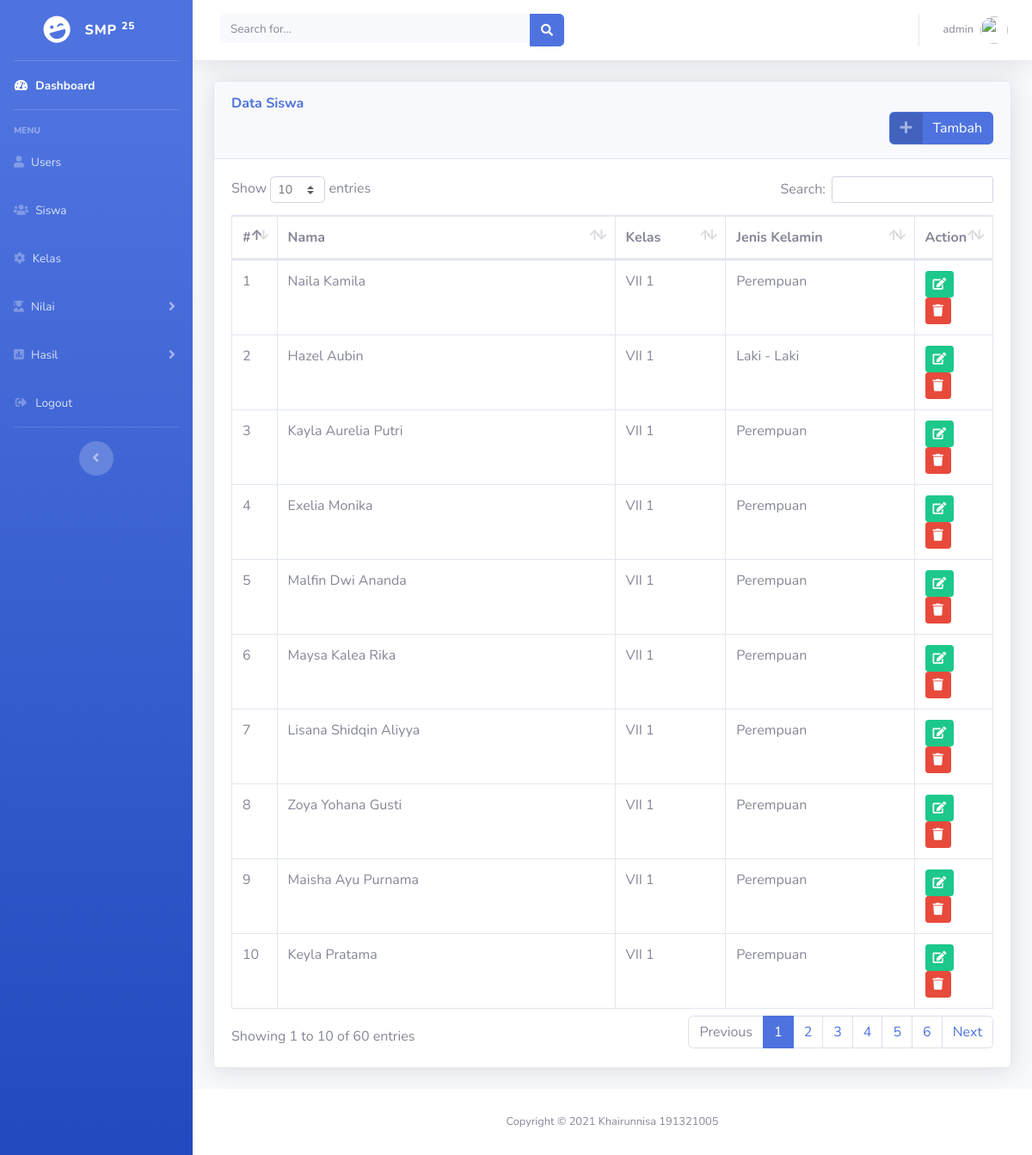
Page /index.php?p=module/siswa/index (signed in) on the committed database.
### tables this page shows
CREATE TABLE `tb_siswa` (
  `siswa_id` int(11) NOT NULL,
  `siswa_nama` varchar(50) NOT NULL,
  `kelas_id` int(11) NOT NULL,
  `siswa_jk` enum('Laki - Laki','Perempuan') NOT NULL
);

CREATE TABLE `ms_kelas` (
  `kelas_id` int(11) NOT NULL,
  `kelas_nama` varchar(20) NOT NULL,
  `kelas_jumlah` int(11) NOT NULL,
  `kelas_status` varchar(40) NOT NULL
);

### module/siswa/index.php (the view, shortened to what this page needs)
<div class="card shadow mb-4">
    <div class="card-header py-3">
        <h6 class="m-0 font-weight-bold text-primary">Data Siswa</h6>
        <button class="btn btn-primary btn-icon-split" type="button" data-toggle="modal" data-target="#staticBackdrop" style="float: right;">
            <span class="icon text-white-50">
                <i class="fas fa-plus"></i>
            </span>
            <span class="text">Tambah</span>
        </button>
    </div>
    <div class="card-body">
        <div class="table-responsive">
            <table class="table table-bordered" id="dataTable" width="100%" cellspacing="0">
                <thead>
                    <tr>
                        <th>#</th>
                        <th>Nama</th>
                        <th>Kelas</th>
                        <th>Jenis Kelamin</th>
                        <th>Action</th>
                    </tr>
                </thead>
                <tbody>
                    <?php
                    $ambil = $koneksi->query("SELECT * FROM tb_siswa a JOIN ms_kelas b ON a.kelas_id = b.kelas_id");
                    foreach ($ambil as $no => $row) :
                    ?>
                        <tr>
                            <td style="width: 5%;"><?= $no + 1 ?></td>
                            <td><?= $row['siswa_nama'] ?></td>
                            <td><?= $row['kelas_nama'] ?></td>
                            <td><?= $row['siswa_jk'] ?></td>
                            <td style="width: 10%;">
                                <div class="form-button-action">
                                    <a href="#" class="btn btn-success btn-sm" type="button" data-toggle="modal" data-target="#edit<?= $row['siswa_id'] ?>">
                                        <i class="fa fa-edit"></i>
                                    </a>
                                    <a class="btn btn-danger btn-sm" href="?p=module/siswa/delete&id=<?= $row['siswa_id'] ?>" onclick="return konfirmasi()">
                                        <i class="fa fa-trash"></i>
                                    </a>
                                </div>
                            </td>
                        </tr>
                    <?php endforeach ?>
                </tbody>
            </table>
        </div>
    </div>
</div>

### template/header.php (shortened to what this page needs)
<!DOCTYPE html>
<html lang="en">
<head>
  <link href="assets/vendor/fontawesome-free/css/all.min.css" rel="stylesheet" type="text/css">
  <link href="assets/css/sb-admin-2.min.css" rel="stylesheet">
  <link rel="stylesheet" href="assets/vendor/select2/css/select2-bootstrap4.min.css">
  <link href="assets/vendor/select2/css/select2.min.css" rel="stylesheet">
  <link href="assets/vendor/datatables/dataTables.bootstrap4.min.css" rel="stylesheet">
  <link href="assets/css/toastr.css" rel="stylesheet" />
</head>

### template/sidebar.php (shortened to what this page needs)
<body id="page-top">
    <div id="wrapper">
        <ul class="navbar-nav bg-gradient-primary sidebar sidebar-dark accordion" id="accordionSidebar">
            <a class="sidebar-brand d-flex align-items-center justify-content-center" href="index.html">
                <div class="sidebar-brand-icon rotate-n-15">
                    <i class="fas fa-laugh-wink"></i>
                </div>
                <div class="sidebar-brand-text mx-3">SMP <sup>25</sup></div>
            </a>
            <hr class="sidebar-divider my-0">
            <li class="nav-item active">
                <a class="nav-link" href="index.php">
                    <i class="fas fa-fw fa-tachometer-alt"></i>
                    <span>Dashboard</span></a>
            </li>
            <hr class="sidebar-divider">
            <div class="sidebar-heading">
                Menu
            </div>
            <li class="nav-item">
                <a class="nav-link" href="?p=module/user/index">
                    <i class="fas fa-user"></i>
                    <span>Users</span>
                </a>
            </li>
            <li class="nav-item">
                <a class="nav-link" href="?p=module/siswa/index">
                    <i class="fas fa-users"></i>
                    <span>Siswa</span>
                </a>
            </li>
            <li class="nav-item">
                <a class="nav-link" href="?p=module/master/kelas/index">
                    <i class="fas fa-cog"></i>
                    <span>Kelas</span>
                </a>
            </li>
            <li class="nav-item">
                <a class="nav-link collapsed" href="#" data-toggle="collapse" data-target="#nilai" aria-expanded="true" aria-controls="nilai">
                    <i class="fas fa-user-graduate"></i>
                    <span>Nilai</span>
                </a>
            </li>
            <li class="nav-item">
                <a class="nav-link collapsed" href="#" data-toggle="collapse" data-target="#laporan" aria-expanded="true" aria-controls="laporan">
                    <i class="fas fa-poll"></i>
                    <span>Hasil</span>
                </a>
            </li>
            <li class="nav-item">
                <a class="nav-link" href="logout.php">
                    <i class="fas fa-fw fa-sign-out-alt"></i>
                    <span>Logout</span>
                </a>
            </li>
            <hr class="sidebar-divider d-none d-md-block">
            <div class="text-center d-none d-md-inline">
                <button class="rounded-circle border-0" id="sidebarToggle"></button>
            </div>
        </ul>

### template/navbar.php (shortened to what this page needs)
<div id="content-wrapper" class="d-flex flex-column">
    <div id="content">
        <nav class="navbar navbar-expand navbar-light bg-white topbar mb-4 static-top shadow">
            <form class="d-none d-sm-inline-block form-inline mr-auto ml-md-3 my-2 my-md-0 mw-100 navbar-search">
                <div class="input-group">
                    <input type="text" class="form-control bg-light border-0 small" placeholder="Search for..." aria-label="Search" aria-describedby="basic-addon2">
                    <div class="input-group-append">
                        <button class="btn btn-primary" type="button">
                            <i class="fas fa-search fa-sm"></i>
                        </button>
                    </div>
                </div>
            </form>
            <ul class="navbar-nav ml-auto">
                <li class="nav-item dropdown no-arrow">
                    <a class="nav-link dropdown-toggle" href="#" id="userDropdown" role="button" data-toggle="dropdown" aria-haspopup="true" aria-expanded="false">
                        <span class="mr-2 d-none d-lg-inline text-gray-600 small"><?= $_SESSION['login']['user_fullname'] ?></span>
                        <img class="img-profile rounded-circle" src="https://source.unsplash.com/QAB-WJcbgJk/60x60">
                    </a>
                </li>
            </ul>
        </nav>

### index.php (shortened to what this page needs)
<?php include 'template/header.php'; ?>
<?php include 'template/sidebar.php'; ?>
<?php include 'template/navbar.php'; ?>
<div class="container-fluid">
    <?php include 'content.php'; ?>
</div>
</div>
<?php include 'template/footer.php'; ?>

### content.php
<?php
if (!empty($_GET["p"])) {
    include_once($_GET["p"] . ".php");
} else {
    include "main.php";
}

### template/footer.php (shortened to what this page needs)
<?php
$date = date('Y');
?>
<footer class="sticky-footer bg-white">
    <div class="container my-auto">
        <div class="copyright text-center my-auto">
            <span>Copyright &copy; <?= $date ?> Khairunnisa 191321005</span>
        </div>
    </div>
</footer>
</div>
</div>

### rows in the picture
tb_siswa: siswa_nama "Naila Kamila", kelas.kelas_nama "VII 1", siswa_jk "Perempuan"
tb_siswa: siswa_nama "Hazel Aubin", kelas.kelas_nama "VII 1", siswa_jk "Laki - Laki"
tb_siswa: siswa_nama "Kayla Aurelia Putri", kelas.kelas_nama "VII 1", siswa_jk "Perempuan"
tb_siswa: siswa_nama "Exelia Monika", kelas.kelas_nama "VII 1", siswa_jk "Perempuan"
tb_siswa: siswa_nama "Malfin Dwi Ananda", kelas.kelas_nama "VII 1", siswa_jk "Perempuan"
tb_siswa: siswa_nama "Maysa Kalea Rika", kelas.kelas_nama "VII 1", siswa_jk "Perempuan"
tb_siswa: siswa_nama "Lisana Shidqin Aliyya", kelas.kelas_nama "VII 1", siswa_jk "Perempuan"
tb_siswa: siswa_nama "Zoya Yohana Gusti", kelas.kelas_nama "VII 1", siswa_jk "Perempuan"
tb_siswa: siswa_nama "Maisha Ayu Purnama", kelas.kelas_nama "VII 1", siswa_jk "Perempuan"
tb_siswa: siswa_nama "Keyla Pratama", kelas.kelas_nama "VII 1", siswa_jk "Perempuan"

### other values in the picture
$_SESSION['login']['user_fullname'] "admin"
